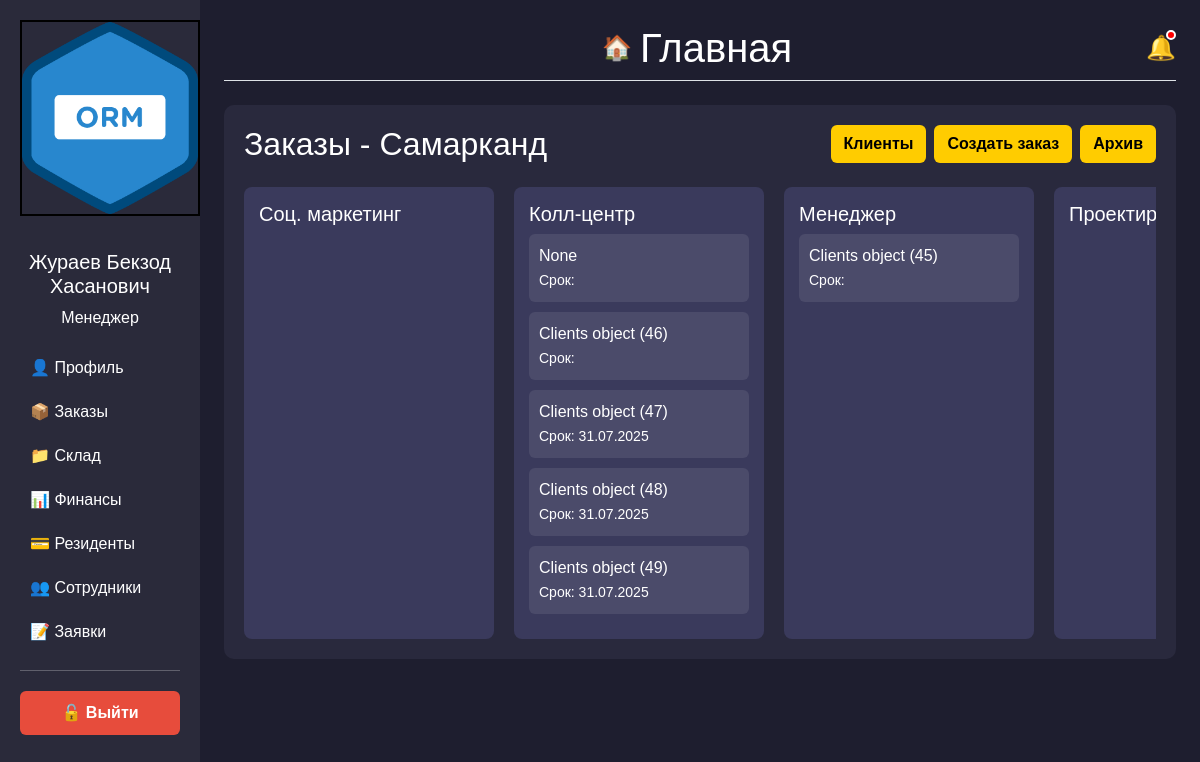
The app's page /dashboard/ (signed in), older data.
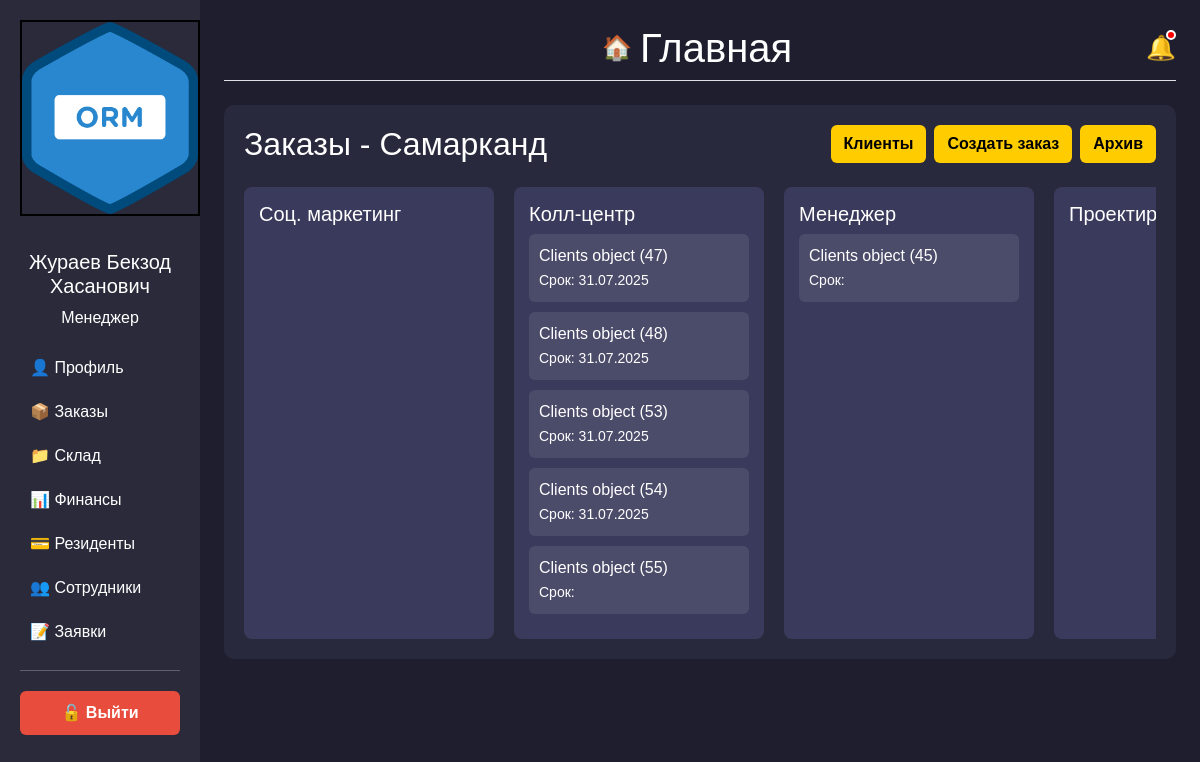
The same page, newer data.
### backend/models.py (models this page shows)
class Orders(models.Model):
    Stage_CHOICES = [
        ("marketing", "Соц. маркетинг"),
        ("call_center", "Колл-центр"),
        ("manager", "Менеджер"),
        ("design", "Проектирование"),
        ("technologist", "Технолог"),
        ("manager_2", "Менеджер_2"),
        ("accounting", "Бухгалтерия"),
        ("warehouse", "Склад"),
        ("manufacturing", "Производство"),
        ("assembly_stage", "Сборка"),
        ("accounting_2", "Бухгалтерия_2"),
        ("delivery", "Доставка"),
        ("installation", "Установка"),
        ("quality_control", "Контроль качества"),
        ("finished", "Завершён"),
        ("archive", "Архив"),
        ("failed", "fail")
    ]
    Stage_pod_CHOICES = [
        ("rezka", "Резка"),
        ("svarka", "Сварка"),
        ("fill", "Покраска"),
        ("print", "Печать"),
    ]
    vstrecha_choice = [
        ("viezd", "Выезд"),
        ("priezd", "Приезд"),
    ]
    zayavki_choice = [
        ("hot", "Горячая"),
        ("cool", "Холодная"),
    ]
    client=models.ForeignKey(Clients, on_delete=models.CASCADE, related_name='clients_order',null=True)
    call_center = models.ForeignKey(
        'Profile', on_delete=models.CASCADE, related_name='call_center_profile', verbose_name="Профиль",null=True
    )
    designer = models.ForeignKey(
        'Profile', on_delete=models.CASCADE, related_name='designer_profile', verbose_name="Профиль", null=True
    )
    completed_by_desinger=models.BooleanField(default=False)
    order_name=models.CharField(max_length=100,null=True)
    vstrecha=models.CharField(max_length=20, choices=vstrecha_choice,null=True)
    zayavki = models.CharField(max_length=20, choices=zayavki_choice, null=True)
    order_sum=models.DecimalField(max_digits=10, decimal_places=2,default=0)
    order_predoplata=models.DecimalField(max_digits=10, decimal_places=2,default=0)
    description=models.TextField()
    description_design = models.TextField()
    check_design=models.BooleanField(default=False)
    catigories = models.CharField(max_length=50)
    razmer=models.CharField(max_length=50)
    latitude = models.FloatField(blank=True, null=True, default=0)
    longitude = models.FloatField(blank=True, null=True, default=0)
    tz=models.FileField(blank=True, upload_to='pictures/')
    design=models.FileField(blank=True, upload_to='pictures/')
    stage = models.CharField(max_length=20, choices=Stage_CHOICES,default='marketing')
    add_order=models.DateField(null=True)
    complete_order=models.DateField(null=True)
    rezka=models.BooleanField(default=False)
    svarka=models.BooleanField(default=False)
    fill=models.BooleanField(default=False)
    print=models.BooleanField(default=False)
    stage_pod=models.CharField(max_length=20, choices=Stage_pod_CHOICES,default="rezka")
    payment_data=models.DateField(null=True)
    complete_date=models.DateField(null=True)
    fail_date = models.DateField(null=True)
    by_who_fail=models.CharField(max_length=50,null=True,blank=True)
    fail=models.CharField(max_length=255,null=True)

class Clients(models.Model):
    Social_CHOICES = [
        ("social", "Социальные сети"),
        ("cold_calls", "Холодные звонки"),
        ("word_of_mouth", "Сарафанное радио"),
    ]
    CLIENT_TYPE_CHOICES = [
        ('INDIVIDUAL', 'Физическое лицо'),
        ('LEGAL_ENTITY', 'Юридическое лицо'),
    ]
    social = models.CharField(max_length=20, choices=Social_CHOICES)
    client_type = models.CharField(
        max_length=20,
        choices=CLIENT_TYPE_CHOICES,
    )
    phone = PhoneNumberField()
    created_at = models.DateField(auto_now_add=True,null=True)
    name = models.CharField(max_length=200, null=True, blank=True, default=None)
    lastname = models.CharField(max_length=200, null=True, blank=True, default=None)
    middle_name = models.CharField(max_length=200, null=True, blank=True, default=None)
    adress = models.CharField(max_length=200, null=True, blank=True, default=None)
    company_name=models.CharField(max_length=200, null=True, blank=True, default=None)
    inn = models.CharField(max_length=12,null=True, blank=True, default=None)
    account=models.IntegerField(blank=True,null=True,default=None)
    mfo = models.IntegerField(blank=True, null=True, default=None)
    active=models.BooleanField(default=False)

### backend/views.py (the view, shortened to what this page needs)
# urls.py: path('dashboard/',views.Dashboard.as_view(),name='dashboard'),
class Dashboard(LoginRequiredMixin,TemplateView):
   login_url = reverse_lazy('login')
   template_name = 'dashboard.html'
   def get_context_data(self, *, object_list=None, **kwargs):
      context = super().get_context_data(**kwargs)
      search = self.request.GET.get('search')
      stages = [
         "marketing",
         "call_center",
         "manager",
         "design",
         "technologist",
         "manager_2",
         "accounting",
         "warehouse",
         "manufacturing",
         "assembly_stage",
         "accounting_2",
         "delivery",
         "installation",
         "quality_control",
         "finished",
      ]
      for stage in stages:
         queryset = Orders.objects.filter(stage=stage).prefetch_related('consumables').annotate(today=Value(now().date()))
         if search:
            queryset = queryset.filter(client__icontains=search)
         context[stage] = queryset
      context['rezka'] = [o for o in context['manufacturing'] if o.stage_pod == 'rezka']
      context['svarka'] = [o for o in context['manufacturing'] if o.stage_pod == 'svarka']
      context['fill'] = [o for o in context['manufacturing'] if o.stage_pod == 'fill']
      context['print'] = [o for o in context['manufacturing'] if o.stage_pod == 'print']
      return context

### backend/templates/dashboard.html
{% if request.user.profile.approve %}
{% if request.user.profile.position == "admin" or request.user.profile.position == "manager" %}
    {% include 'admin.html' %}
{% elif request.user.profile.position == 'designer' %}
    {% include 'designer.html' %}
{% elif request.user.profile.position == 'technologist' %}
 {% include 'technolog.html' %}
{% elif request.user.profile.position == 'chief' %}
 {% include 'chief.html' %}
{% elif request.user.profile.position == 'installer' %}
 {% include 'dostavka.html' %}
{% elif request.user.profile.position == 'supplier' %}
 <script>
        window.location.href = "{% url 'warehouse' %}";
    </script>
{% endif %}
{% else %}
{% include 'waiting.html' %}
{% endif %}

### backend/templates/admin.html (shortened to what the changed rows need)
{% load static %}
<!DOCTYPE html>
<html lang="ru">
<head>
    <link href="https://cdn.jsdelivr.net/npm/bootstrap@5.3.0/dist/css/bootstrap.min.css" rel="stylesheet">
    <link href="https://cdnjs.cloudflare.com/ajax/libs/font-awesome/6.4.2/css/all.min.css" rel="stylesheet">
</head>
<body>
    <div class="container-fluid">
        <div class="row">
            <main class="col-md-10 p-4">
             <div class="d-flex justify-content-between align-items-center border-bottom pb-2 mb-4">
    <div class="d-flex align-items-center">
        <h1 class="mb-0">Главная</h1>
    </div>
</div>
                <div class="main-content">
                   <div class="header-section d-flex justify-content-between align-items-center">
    <h2 class="mb-0">Заказы - Самарканд</h2>
</div>
                    <div class="kanban mt-4">
                        <div class="kanban-column"  data-stage="call_center" ondrop="drop(event)" ondragover="allowDrop(event)">
                            <h5>Колл-центр</h5>
                            {% for item in call_center %}
                             {% if item.today >= item.complete_order %}
                              <div class="kanban-item"  style="background-color: red;" id="order{{item.pk}}" data-pk="{{ item.id }}" draggable="true"   onclick="window.location.href='{% url 'order_detail' item.pk %}'" ondragstart="drag(event)">{{item.client}}<br><small>Срок: {{item.complete_order|date:"d.m.Y"}}</small></div>
                            {% else %}
                              <div class="kanban-item" id="order{{item.pk}}" data-pk="{{ item.id }}" draggable="true"   onclick="window.location.href='{% url 'order_detail' item.pk %}'" ondragstart="drag(event)">{{item.client}}<br><small>Срок: {{item.complete_order|date:"d.m.Y"}}</small></div>
                             {% endif %}
                             {% endfor %}
                        </div>
                         <div class="kanban-column"  data-stage="manager" ondrop="drop(event)" ondragover="allowDrop(event)">
                            <h5>Менеджер</h5>
                            {% for item in manager %}
                             {% if item.today >= item.complete_order %}
                              <div class="kanban-item"  style="background-color: red;" id="order{{item.pk}}" data-pk="{{ item.id }}" draggable="true"   onclick="window.location.href='{% url 'order_detail' item.pk %}'" ondragstart="drag(event)">{{item.client}}<br><small>Срок: {{item.complete_order|date:"d.m.Y"}}</small></div>
                            {% else %}
                              <div class="kanban-item" id="order{{item.pk}}" data-pk="{{ item.id }}" draggable="true"   onclick="window.location.href='{% url 'order_detail' item.pk %}'" ondragstart="drag(event)">{{item.client}}<br><small>Срок: {{item.complete_order|date:"d.m.Y"}}</small></div>
                             {% endif %}
                             {% endfor %}
                        </div>
                    </div>
                </div>
            </main>
        </div>
    </div>
</body>
</html>

Row changes from the older to the newer data that the page shows:
removed Orders: client "None", shown under "Колл-центр"
removed Orders: client "Clients object (46)", shown under "Колл-центр"
removed Orders: client "Clients object (49)", complete_order "31.07.2025", shown under "Колл-центр"
added Orders: client "Clients object (53)", complete_order "31.07.2025", shown under "Колл-центр"
added Orders: client "Clients object (54)", complete_order "31.07.2025", shown under "Колл-центр"
added Orders: client "Clients object (55)", shown under "Колл-центр"
